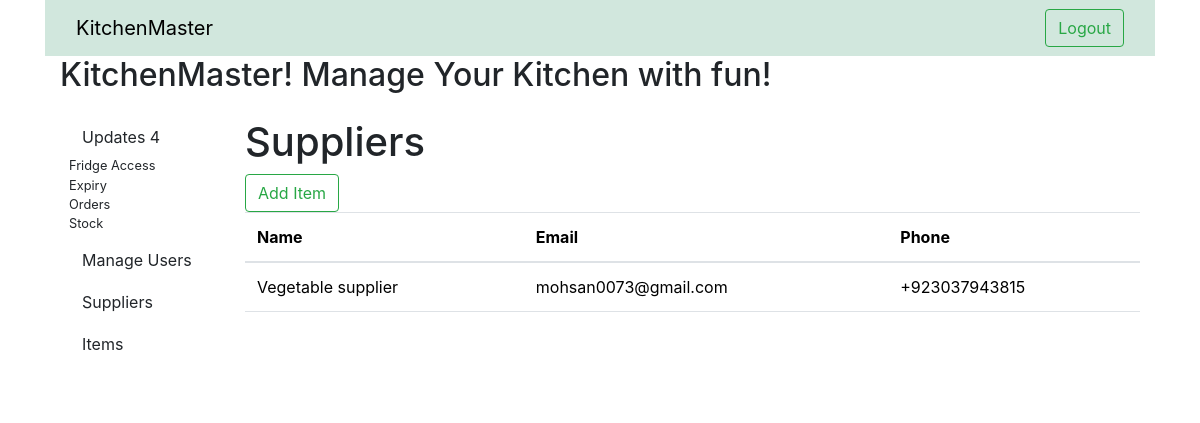
Screenshot of /suppliers/ (signed in) with the database file from the repository.
### fridge/models.py (models this page shows, shortened)
class Suplier(models.Model):
    name = models.CharField(max_length=200)
    address = models.CharField(max_length=500)
    email = models.EmailField(null=False)
    phone = models.CharField(max_length=16, null=True)

### fridge/views.py (the view)
# urls.py: path('suppliers/', SupplierView.as_view(), name="suppliers"),
class SupplierView(LoginRequiredMixin, ListView):
    model = Suplier
    context_object_name = "suppliers_list"
    template_name = "fridge/supplier_list.html"

### fridge/context_processors.py (called while the page is built)
def dynamic_context(request):
    if request.user.is_superuser:
        notification_count = Notification.objects.filter(is_read=False).count()
        return {"notification_count": notification_count}
    return {}

### fridge/templates/fridge/supplier_list.html
{% extends "fridge/admin_base.html"%}
{% block superuser_content %}
    <h1>Suppliers</h1>
    {% if suppliers_list%}
    <a class="btn btn-outline-success" href="/items/add">Add Item</a>
    <table class="table">
        <thead>
          <tr>
            <th scope="col">Name</th>
            <th scope="col">Email</th>
            <th scope="col">Phone</th>
          </tr>
        </thead>
        <tbody>
          {% for supplier in suppliers_list %}
          <tr>
            <td>{{supplier.name}}</td>
            <td>{{supplier.email}}</td>
            <td>{{supplier.phone}}</td>
          </tr>
          {% endfor %}
        </tbody>
      </table>
    {% else %}
    <p>No Supplier is available</p>
    <a class="btn btn-outline-success" href="/supplier/add">Add Item</a>
    {% endif %}
    {% endblock superuser_content %}

### rows the page displays
Suplier: name "Vegetable supplier", email "mohsan0073@gmail.com", phone "+923037943815"

### other values shown
{{ notification_count }} "4"
